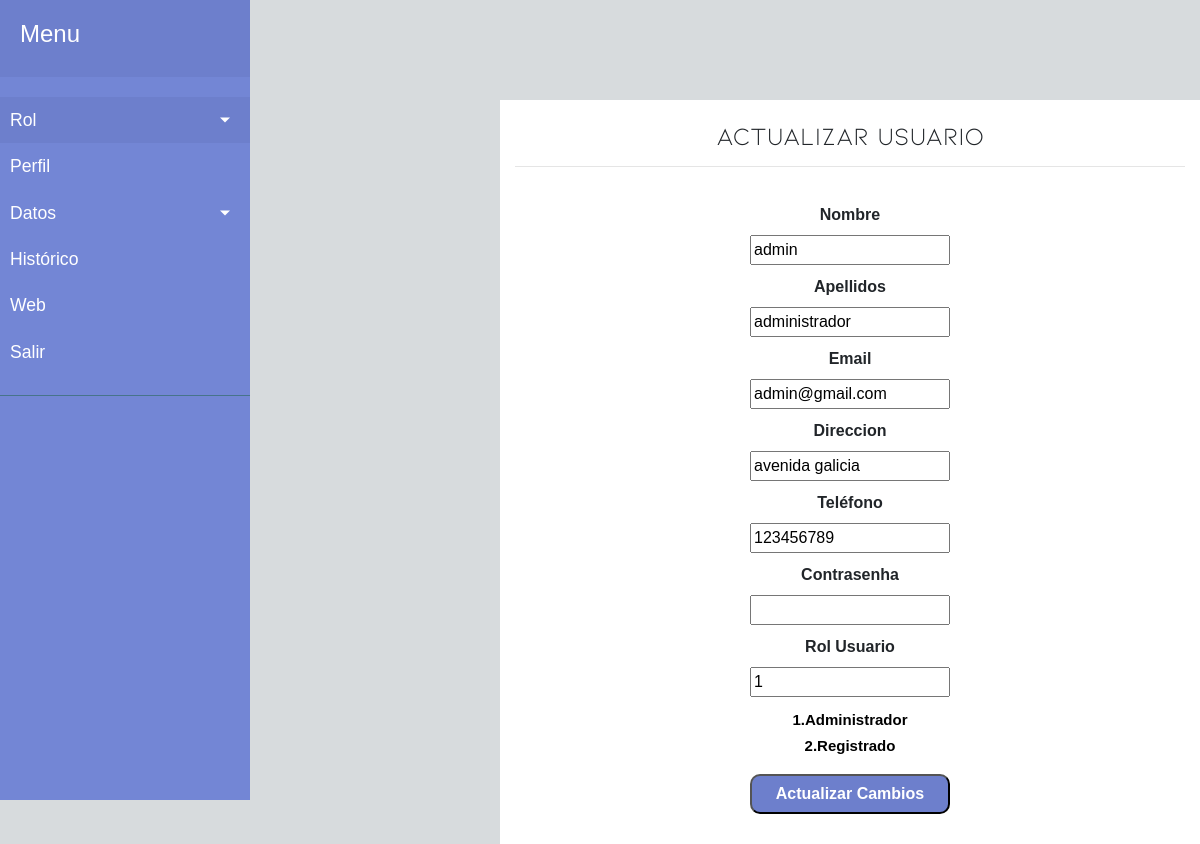
Screenshot of /actualizarUsuario.php?id=1 with the database file from the repository.
### tables this page shows
CREATE TABLE usuarios(
    ID              BIGINT(20)          NOT NULL AUTO_INCREMENT,
    NOMBRE          VARCHAR(255)        NOT NULL,
    APELLIDOS       VARCHAR(255)        NOT NULL,
    EMAIL           VARCHAR(60)         NOT NULL UNIQUE,
    DIRECCION       VARCHAR(255)        NOT NULL,
    TELEFONO        VARCHAR(9)          NOT NULL UNIQUE,
    CONTRASENHA     VARCHAR(255)     NOT NULL,
    ROL_USUARIO BIGINT(20)          NOT NULL,

    PRIMARY KEY(ID),
    FOREIGN KEY (ROL_USUARIO) REFERENCES Roles(ID)
);

### actualizarUsuario.php (the view, shortened to what this page needs)
<?php
include './config/config.php';
$iduser = $_GET['id'];
$sql = $conexion -> query("SELECT u.id, u.nombre, u.apellidos, u.direccion, u.email, u.telefono, (u.ROL_USUARIO)
as idrol, (r.NOMBRE_ROL) as roles from usuarios u INNER JOIN roles r on u.rol_usuario = r.ID where u.id=$iduser");
$result_sql = $sql -> num_rows;
if ($result_sql == 0) {
    header("Location: usuarios.php");
} else {
    while ($data = $sql -> fetch_array(MYSQLI_ASSOC)) {
        $nombre = $data['nombre'];
        $apellidos = $data['apellidos'];
        $email = $data['email'];
        $direccion = $data['direccion'];
        $telefono = $data['telefono'];
        $idrol = $data['idrol'];
    }
}
?>
<!DOCTYPE html>
<html lang="en">
<head>
    <link rel="stylesheet" href="css/bootstrap.min.css" />
    <link rel="stylesheet" href="css/fontawesome.min.css" />
    <link rel="stylesheet" href="css/solid.min.css" />
    <link rel="stylesheet" href="css/brands.min.css" />
    <link rel="stylesheet" href="css/stylesUsuarios.css">
</head>
<body style="background-color: #D7DBDD;">
    <div class="wrapper">
        <nav id="sidebar">
            <div class="sidebar-header">
                <h4>Menu <?php echo $_SESSION['username'] ?></h4>
            </div>
            <ul class="list-unstyled components">
                <li class="active">
                    <a href="#submenuInicio" data-toggle="collapse" aria-expanded="false" class="dropdown-toggle">Rol</a>
                </li>
                <li>
                    <a href="admin.php">Perfil</a>
                </li>
                <li>
                    <a href="#pageSubmenu" data-toggle="collapse" aria-expanded="false" class="dropdown-toggle">Datos</a>
                </li>
                <li>
                    <a href="#">Histórico</a>
                </li>
                <li>
                    <a href="index.php">Web</a>
                </li>
                <li>
                    <a href="logout.php">Salir</a>
                </li>
            </ul>
        </nav>
        <div class="container bg-white mt-9 mb-9" style="margin-top: 100px; margin-left:500px">
            <h2 style="text-align: center; font-family:Kiona; font-size:25px; margin-top:20px">Actualizar Usuario</h2>
            <hr>
            <div class="data_delete">
            <form action="" method="post">
                <label for="nombre">Nombre</label>
                <input type="text" name="nombre" id="nombre" placeholder="Nombre" value="<?php echo $nombre; ?>">
                <br>
                <label for="apellidos">Apellidos</label>
                <input type="text" name="apellidos" id="apellidos" placeholder="Apellidos" value="<?php echo $apellidos; ?>">
                <br>
                <label for="email">Email</label>
                <input type="text" name="email" id="email" placeholder="Email" value="<?php echo $email; ?>">
                <br>
                <label for="direccion">Direccion</label>
                <input type="direccion" name="direccion" id="direccion" placeholder="Direccion" value="<?php echo $direccion; ?>">
                <br>
                <label for="telefono">Teléfono</label>
                <input type="telefono" name="telefono" id="telefono" placeholder="telefono" value="<?php echo $telefono; ?>">
                <br>
                <label for="contrasenha">Contrasenha</label>
                <input type="password" name="contrasenha" id="contrasenha" placeholder="">
                <br>
                <label for="rolusuario">Rol Usuario</label>
                <input type="text" name="rol" id="rol" placeholder="rol" value="<?php echo $idrol; ?>">
                <p id="verRoles">
                    1.Administrador
                    <br>
                    2.Registrado
                </p>
                <input type="submit" value="Actualizar Cambios" class="btn_save">
            </form>
            </div>
        </div>
</body>
</html>

### css/stylesUsuarios.css (style rules this page uses)
.wrapper { display: flex; width: 100%; }
#sidebar { width: 250px; position: fixed; top: 0; left: 0; height: 100vh; z-index: 999; background: #4a5da8; color: #fff; transition: all 0.3s; }
a[data-toggle="collapse"] { position: relative; }
.dropdown-toggle::after { display: block; position: absolute; top: 50%; right: 20px; transform: translateY(-50%); }
body { font-family: 'Poppins', sans-serif; background: #fafafa; }
p { font-family: 'Poppins', sans-serif; font-size: 1.1em; font-weight: 300; line-height: 1.7em; color: #999; }
a, a:hover, a:focus { color: inherit; text-decoration: none; transition: all 0.3s; }
#sidebar { background: #7386D5; color: #fff; transition: all 0.3s; }
#sidebar .sidebar-header { padding: 20px; background: #6d7fcc; }
#sidebar ul.components { padding: 20px 0; border-bottom: 1px solid #47748b; }
#sidebar ul li a { padding: 10px; font-size: 1.1em; display: block; }
#sidebar ul li.active > a, a[aria-expanded="true"] { color: #fff; background: #6d7fcc; }
form { width: 400px; font-weight: bolder; }
form label { display: inline-block; width: 150px; }
form input { display: inline-block; width: 200px; margin-bottom: 10px; }
.btn_save { background-color: #6d7fcc; color: rgb(255, 255, 255); border-radius: 10px; height: 40px; font-weight: bold; }
.data_delete { text-align: center; }
.data_delete form { background-color: initial; margin: auto; padding: 20px 50px; }
#verRoles { font-size: 15px; color: black; font-weight: bold; }

### rows the page displays
usuarios: nombre "admin", apellidos "administrador", email "admin@gmail.com", direccion "avenida galicia", telefono "123456789", rol "1"
